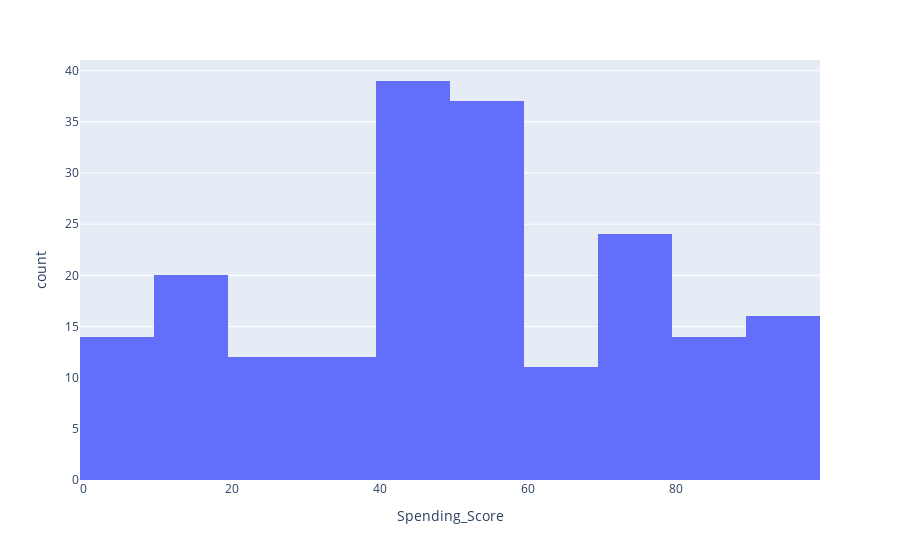

The cell this chart's notebook holds for it:
### Code cell
Spending_Score_fig.show()

### Figure 1 — Plotly figure (JSON) as saved in the notebook; plotly's stock layout.template omitted (floating-point values rounded to 4 significant figures; data arrays with more than 128 entries replaced by an {"elided": "..."} marker saying what was removed)
{"data": [{"alignmentgroup": "True", "bingroup": "x", "hovertemplate": "Spending_Score=%{x}<br>count=%{y}<extra></extra>", "legendgroup": "", "marker": {"color": "#636efa", "pattern": {"shape": ""}}, "name": "", "offsetgroup": "", "orientation": "v", "showlegend": false, "type": "histogram", "x": {"elided": "200 int values"}, "xaxis": "x", "yaxis": "y"}], "layout": {"barmode": "relative", "legend": {"tracegroupgap": 0}, "margin": {"t": 60}, "xaxis": {"anchor": "y", "domain": [0, 1], "title": {"text": "Spending_Score"}}, "yaxis": {"anchor": "x", "domain": [0, 1], "title": {"text": "count"}}}}
